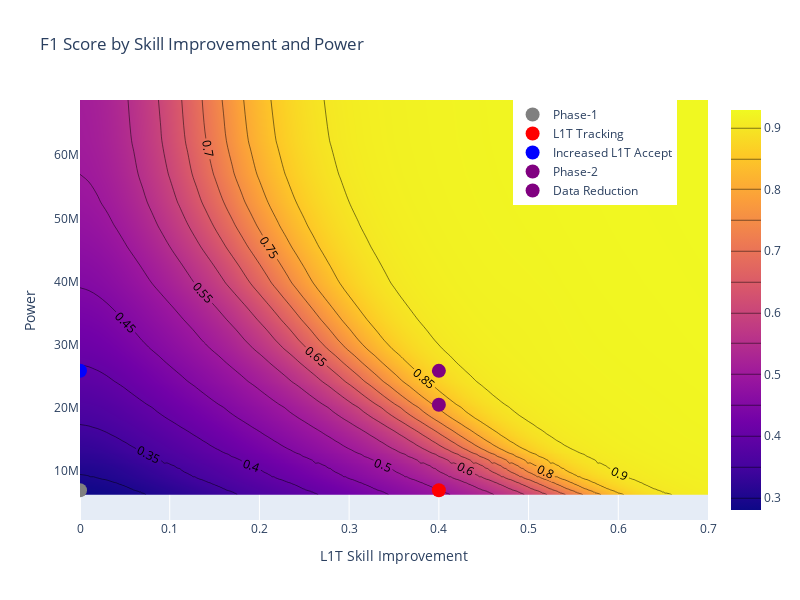

Notebook source saved alongside this figure:
### Code cell
fig = go.Figure(data =
    go.Contour(
        z = np.transpose(smoothed_f1),
        y=power[0,:], # horizontal axis
        x=l1t_skills, # vertical axis,
         contours_coloring='heatmap',
         contours = dict(showlabels = True)
    ),
    )

fig.add_trace(go.Scatter(y = systems_power[0:1],
                        x = l1t_improvement[0:1],
                        mode = "markers",
                        marker = dict(size = 14, color = "gray"),
                        name = "Phase-1"))

fig.add_trace(go.Scatter(y = systems_power[1:2],
                        x = l1t_improvement[1:2],
                        mode = "markers",
                        marker = dict(size = 14, color = "red"),
                        name = "L1T Tracking"))

fig.add_trace(go.Scatter(y = systems_power[2:3],
                        x = l1t_improvement[2:3],
                        mode = "markers",
                        marker = dict(size = 14, color = "blue"),
                        name = "Increased L1T Accept"))

fig.add_trace(go.Scatter(y = systems_power[3:4],
                        x = l1t_improvement[3:4],
                        mode = "markers",
                        marker = dict(size = 14, color = "purple"),
                        name = "Phase-2"))

fig.add_trace(go.Scatter(y = systems_power[4:],
                        x = l1t_improvement[4:],
                        mode = "markers",
                        marker = dict(size = 14, color = "green"),
                        name = "Data Reduction"))

fig.update_layout(width = 800,
                  height = 600,
                  title = "F1 Score by Skill Improvement and Power",
                  yaxis_title = "Power",
                  xaxis_title = "L1T Skill Improvement",
                  legend=dict(xanchor = "right",
                    x = 0.95))
fig.update_xaxes(range=(0.0, 0.7))
fig.show()

### Figure 1 — Plotly figure (JSON) as saved in the notebook; plotly's stock layout.template omitted (floating-point values rounded to 4 significant figures; data arrays with more than 128 entries replaced by an {"elided": "..."} marker saying what was removed)
{"data": [{"contours": {"coloring": "heatmap", "showlabels": true}, "type": "contour", "x": [0, 0.01, 0.02, 0.03, 0.04, 0.05, 0.06, 0.07, 0.08, 0.09, 0.1, 0.11, 0.12, 0.13, 0.14, 0.15, 0.16, 0.17, 0.18, 0.19, 0.2, 0.21, 0.22, 0.23, 0.24, 0.25, 0.26, 0.27, 0.28, 0.29, 0.3, 0.31, 0.32, 0.33, 0.34, 0.35, 0.36, 0.37, 0.38, 0.39, 0.4, 0.41, 0.42, 0.43, 0.44, 0.45, 0.46, 0.47, 0.48, 0.49, 0.5, 0.51, 0.52, 0.53, 0.54, 0.55, 0.56, 0.57, 0.58, 0.59, 0.6, 0.61, 0.62, 0.63, 0.64, 0.65, 0.66, 0.67, 0.68, 0.69, 0.7, 0.71, 0.72, 0.73, 0.74, 0.75, 0.76, 0.77, 0.78, 0.79, 0.8, 0.81, 0.82, 0.83, 0.84, 0.85, 0.86, 0.87, 0.88, 0.89, 0.9, 0.91, 0.92, 0.93, 0.94, 0.95, 0.96, 0.97, 0.98, 0.99, 1], "y": [6206000.0, 6262000.0, 6318000.0, 6374000.0, 6431000.0, 6487000.0, 6488000.0, 6654000.0, 6656000.0, 6767000.0, 6824000.0, 6881000.0, 6937000.0, 6994000.0, 7105000.0, 7162000.0, 7218000.0, 7330000.0, 7387000.0, 7499000.0, 7556000.0, 7667000.0, 7724000.0, 7836000.0, 7893000.0, 8005000.0, 8117000.0, 8175000.0, 8287000.0, 8400000.0, 8512000.0, 8625000.0, 8682000.0, 8795000.0, 8908000.0, 9075000.0, 9078000.0, 9301000.0, 9414000.0, 9582000.0, 9696000.0, 9809000.0, 9977000.0, 10150000.0, 10370000.0, 10430000.0, 10600000.0, 10820000.0, 10930000.0, 11100000.0, 11270000.0, 11220000.0, 11670000.0, 11890000.0, 12120000.0, 12290000.0, 12630000.0, 12800000.0, 13030000.0, 13310000.0, 13540000.0, 13820000.0, 14100000.0, 14440000.0, 14720000.0, 15060000.0, 15400000.0, 15740000.0, 16140000.0, 16540000.0, 16930000.0, 17390000.0, 17840000.0, 18300000.0, 18810000.0, 19380000.0, 20050000.0, 20570000.0, 21190000.0, 21880000.0, 22620000.0, 23410000.0, 24150000.0, 25120000.0, 26090000.0, 27120000.0, 28260000.0, 29350000.0, 30720000.0, 32370000.0, 33960000.0, 35790000.0, 37690000.0, 39760000.0, 42600000.0, 45470000.0, 48790000.0, 52590000.0, 57030000.0, 62330000.0, 68750000.0], "z": {"elided": "101x101 float values"}}, {"marker": {"color": "gray", "size": 14}, "mode": "markers", "name": "Phase-1", "type": "scatter", "x": [0], "y": [6938000.0]}, {"marker": {"color": "red", "size": 14}, "mode": "markers", "name": "L1T Tracking", "type": "scatter", "x": [0.4], "y": [6944000.0]}, {"marker": {"color": "blue", "size": 14}, "mode": "markers", "name": "Increased L1T Accept", "type": "scatter", "x": [0], "y": [25850000.0]}, {"marker": {"color": "purple", "size": 14}, "mode": "markers", "name": "Phase-2", "type": "scatter", "x": [0.4], "y": [25850000.0]}, {"marker": {"color": "purple", "size": 14}, "mode": "markers", "name": "Data Reduction", "type": "scatter", "x": [0.4], "y": [20480000.0]}], "layout": {"height": 600, "legend": {"x": 0.95, "xanchor": "right"}, "title": {"text": "F1 Score by Skill Improvement and Power"}, "width": 800, "xaxis": {"range": [0, 0.7], "title": {"text": "L1T Skill Improvement"}}, "yaxis": {"title": {"text": "Power"}}}}
